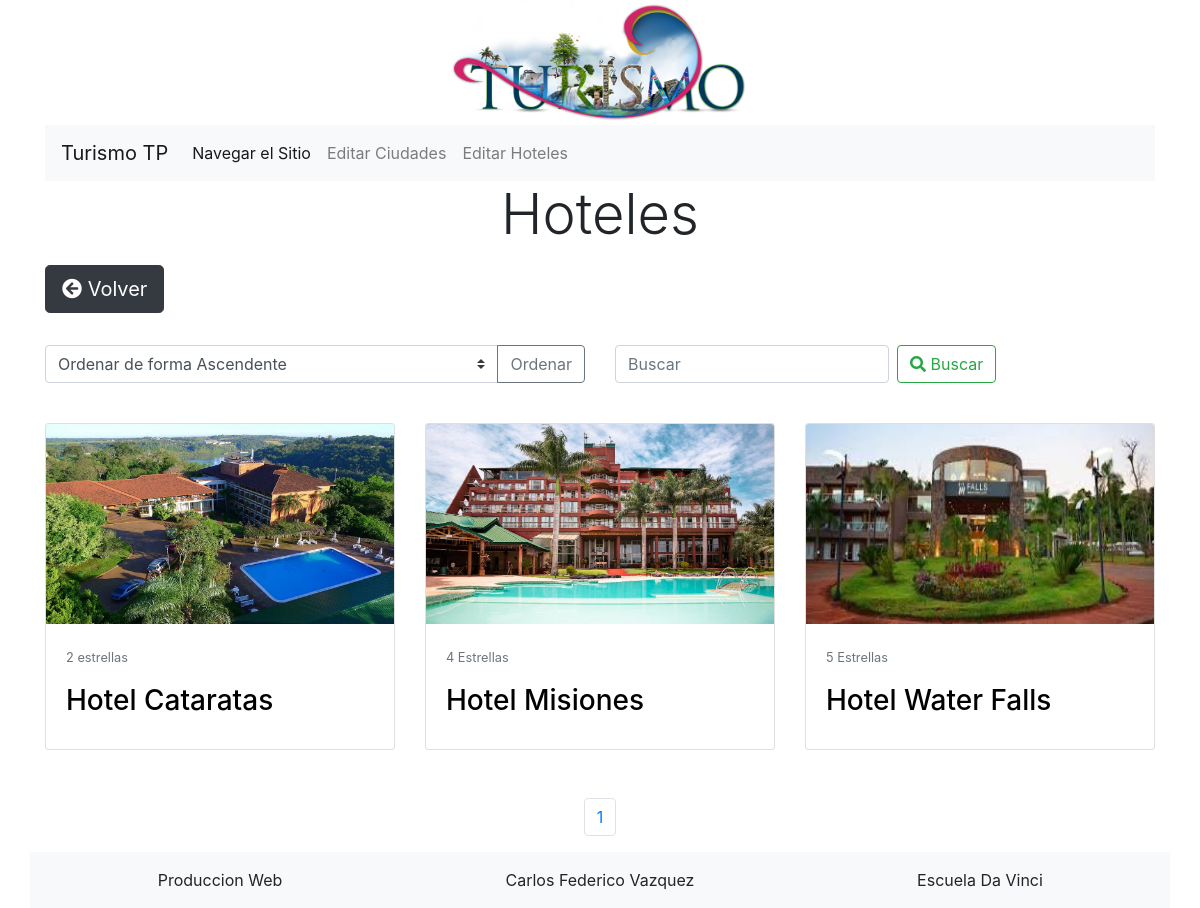
Screenshot of /admin/php/controllers/Hotel/mostrarHoteles.controller.php?id_ciudad=2 with the database file from the repository.
### tables this page shows
CREATE TABLE `hoteles` (
  `id_hotel` int(11) NOT NULL,
  `nombre` varchar(30) NOT NULL,
  `direccion` varchar(30) NOT NULL,
  `categoria` varchar(30) NOT NULL,
  `imagen` varchar(30) NOT NULL,
  `id_ciudad` int(11) NOT NULL,
  `descripcion` varchar(500) NOT NULL
);

### admin/php/controllers/Hotel/mostrarHoteles.controller.php (called while the page is built)
<?php
require __DIR__ . '/../../conn.php';
require __DIR__ . '/../../modelos/Hotel.php';
$hotel = new Hotel;
$cuantos = 6;
$hoteles= $hotel->searchVista($cuantos, $_GET["id_ciudad"]);
$total = $hotel->getAllCountVista();
$botones = ceil($total / $cuantos);
require __DIR__ . '/../../../views/Hotel/mostrarHoteles.php';
?>

### admin/php/conn.php (called while the page is built)
<?php
class DB {
    public static function getConn(){
        try {
            $db = new PDO('mysql:dbname=turismo;host=localhost;charset=utf8', 'root', '');
        } catch(PDOException $e) {
            $db = null;
            echo '<h1>Error de conexión</h1>';
            exit;
        }
        return $db;
    }
}

### admin/php/modelos/Hotel.php (called while the page is built, shortened)
<?php
class Hotel{
    private $db;
    public function __construct(){
    $this->db = DB::getConn();
    }
    public function searchVista($cuantos = 6, $search){
        $sql = 'SELECT * FROM hoteles where id_ciudad like :id';
            $pagina = $_GET['pagina'] ?? 1;
            $desde = ($pagina -1) * $cuantos;
            $sql .= " limit $cuantos offset $desde";
        $query = $this->db->prepare($sql);
        $query->execute([
            ":id" => $search
        ]);
        return $query->fetchAll(PDO::FETCH_OBJ);
    }
    public function getAllCountVista()
    {
        $sql = 'SELECT count(id_hotel) as total FROM hoteles';
      if (isset($_GET['id_ciudad'])) {
            $hotelxCiudad = $_GET['id_ciudad'];
            $sql .= " WHERE id_ciudad = $hotelxCiudad";
        }
        $query = $this->db->prepare($sql);
        $query->execute();
        return $query->fetch(PDO::FETCH_COLUMN);
    }
}

### admin/views/Hotel/mostrarHoteles.php (the view, shortened to what this page needs)
<?php require __DIR__ . '/../../../header.php';?>
<h1 class= " display-4 text-center mb-3">Hoteles</h1>
<div class="container">
      <button type="button" class="btn btn-dark btn-lg mb-3">
          <i class="fas fa-arrow-circle-left"></i>
          <a class="volver" href="<?=$_SERVER["HTTP_REFERER"]?>">Volver</a>
      </button>
        <div class="row my-3">
            <div class="col-6 text-center ">
              <form action="mostrarHoteles.controller.php" method="GET">
                  <div class="input-group mb-4">
                    <select class="custom-select" name="orden">
                        <option value="asc" selected>Ordenar de forma Ascendente</option>
                    </select>
                    <div class="input-group-append">
                      <button class="btn btn-outline-secondary" type="submit">Ordenar</button>
                    </div>
                  </div>
              </form>
          </div>
            <div class=" col-6">
                <form class="form-inline my-2 my-lg-0 " method="GET" action="/TP2-Turismo/admin/php/controllers/Hotel/mostrarHoteles.controller.php">
                    <input class="form-control mr-2" type="search" name="busqueda"  placeholder="Buscar" aria-label="Buscar">
                    <button class="btn btn-outline-success my-2 my-sm-0" type="submit"><i class="fas fa-search"></i> Buscar</button>
                </form>
            </div>
        </div>
  <div class="row">
    <?php if($hoteles != null){?>
      <?php foreach($hoteles as $hotel):?>
        <div class="col-4">
              <div class="card mb-5">
                <img class="card-img-top" width="280" height="200" src="../../../../img/hoteles/<?php echo $hotel->imagen?>" alt="<?php echo $hotel->imagen?>">
                  <div class="card-body">
                    <p class="card-text"><small class="text-muted"><?php echo $hotel->categoria?></small></p>
                    <a href="/TP2-Turismo/admin/php/controllers/Hotel/mostrarHotel.controller.php?id_hotel=<?php echo $hotel->id_hotel?>"> <h3 class="card-title"><?php echo $hotel->nombre?></h3></a>
                  </div>
              </div>
            </div>
             <?php endforeach;?>
          <?php }else{
            echo "<h3>Disculpe. No hay hoteles disponibles en esta Ciudad</h3>";
          }?>
    </div>
        <nav aria-label="Page navigation example">
          <ul class="pagination justify-content-center">
              <?php for($i =1; $i<=$botones; $i++): ?>
                 <li class="page-item"><a class="page-link" href="/TP2-Turismo/admin/php/controllers/Hotel/mostrarHoteles.controller.php?<?php
                 echo 'id_ciudad='.$hotel->id_ciudad.'&';
                 if(isset($_GET['busqueda'])):
                  echo 'busqueda='.$_GET['busqueda'].'&';
                endif;
                if(isset($_GET['orden'])):
                  echo 'orden='.$_GET['orden'].'&'; endif;
                  ?>pagina=<?php echo $i;?>"><?php echo $i;?></a></li>
              <?php endfor;?>
          </ul>
        </nav>
</div>
<?php require __DIR__ .'/../../../footer.php';?>

### css/estilos.css (style rules this page uses)
.volver { text-decoration: none; color:white; }
a { color: black; }

### rows the page displays
hoteles: imagen (picture), categoria "2 estrellas", nombre "Hotel Cataratas"
hoteles: imagen (picture), categoria "4 Estrellas", nombre "Hotel Misiones"
hoteles: imagen (picture), categoria "5 Estrellas", nombre "Hotel Water Falls"
